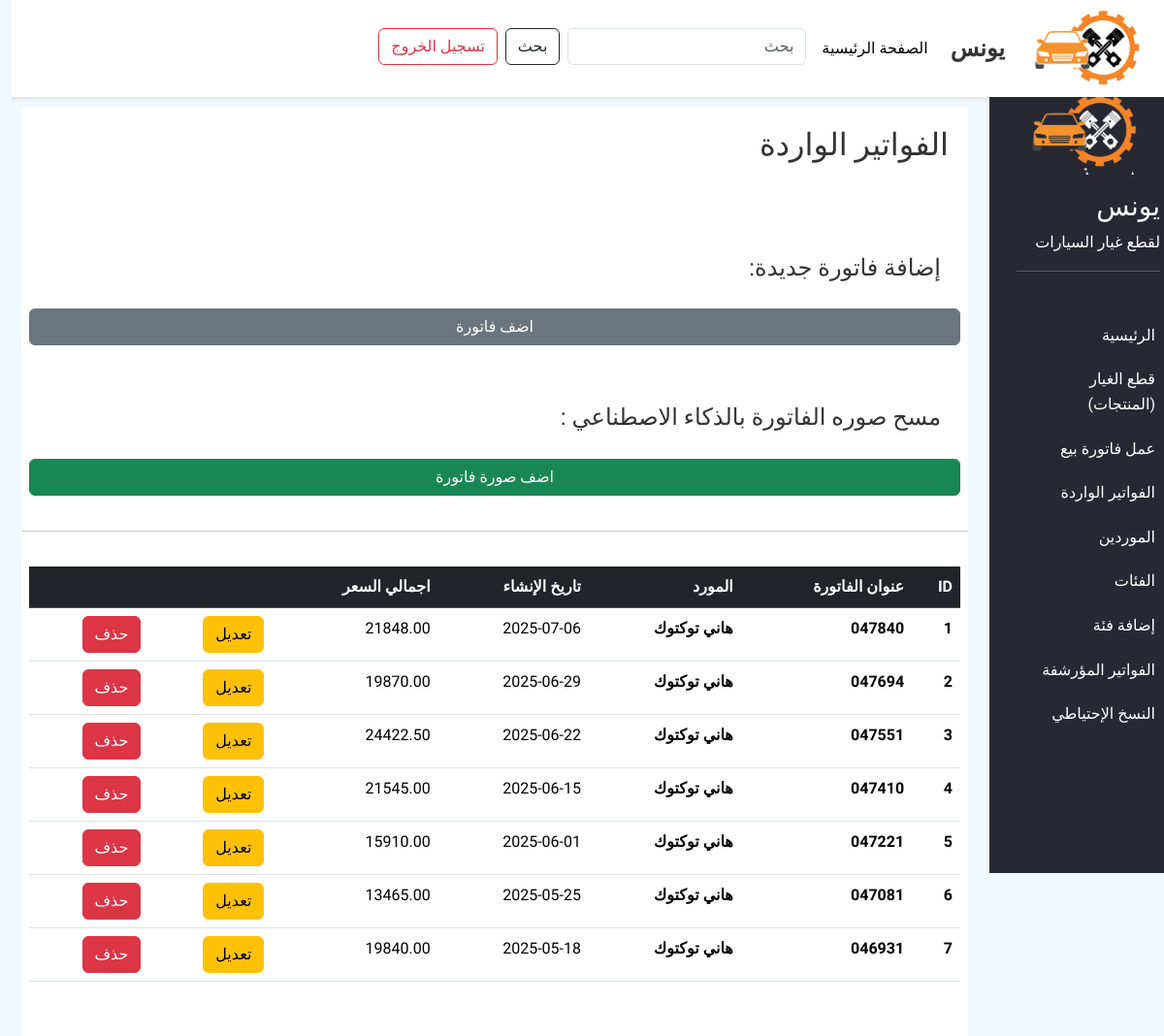
Page /income-bills (signed in) on the committed database.
### CSP_app/models.py (models this page shows, shortened)
class IncomeBill(models.Model):
    title = models.CharField(max_length=100)
    supplier = models.ForeignKey(Supplier, on_delete=models.CASCADE, related_name='income_bills')
    description = models.TextField()
    amount = models.DecimalField(max_digits=10, decimal_places=2, default=0)
    date = models.DateField(null=True, blank=True)
    created_at = models.DateTimeField(auto_now_add=True)

class Supplier(models.Model):
    name = models.CharField(max_length=100)
    address = models.CharField(max_length=200)
    phone = models.CharField(max_length=20)
    created_at = models.DateTimeField(auto_now_add=True, null=True)

### CSP_app/views.py (the view)
# urls.py: path('income-bills', views.income_bills, name='income_bills'),
def income_bills(request):
    income_bills = IncomeBill.objects.all()
    if 'search-bar' in request.GET:
        search = request.GET['search-bar']
        income_bills = income_bills.filter(title__icontains=search)
    return render(request, 'income_bills.html', {'income_bills': income_bills})

### templates/income_bills.html (shortened to what this page needs)
{% extends 'base.html' %}
{% block content %}
{% load custom_filters %}
<div class="col-lg-10">
    <div class="content">
        <h2 style="padding: 20px;">
            الفواتير الواردة
        </h2><br>
        <div class="row" style="padding: 20px;">
            <h4 style="padding: 20px;">إضافة فاتورة جديدة:</h4>
            <a class="btn btn-secondary" href="{% url 'add_income_bill' %}">اضف فاتورة</a>
        </div>
        <div class="row" style="padding: 20px;">
            <h4 style="padding: 20px;">مسح صوره الفاتورة بالذكاء الاصطناعي :</h4>
            <a class="btn btn-success" href="{% url 'upload_invoice_with_gemini' %}">اضف صورة فاتورة</a>
        </div>
        <hr>
        <div class="row" style="padding: 20px;">
            <table class="table table-hover">
            <thead>
                <tr class="table-dark">
                <th scope="col">ID</th>
                <th scope="col">عنوان الفاتورة</th>
                <th scope="col">المورد</th>
                <th scope="col">تاريخ الإنشاء</th>
                <th scope="col">اجمالي السعر</th>
                <th scope="col">&nbsp;</th>
                <th scope="col">&nbsp;</th>
                </tr>
            </thead>
            <tbody>
                {% for bill in income_bills %}
                    <tr>
                    <th onclick="window.location.href='{% url 'income_bill_item' bill.id %}';" style="cursor: pointer;" scope="row">{{bill.id}}</th>
                    <th onclick="window.location.href='{% url 'income_bill_item' bill.id %}';" style="cursor: pointer;" scope="row">{{bill.title}}</th>
                    <th onclick="window.location.href='{% url 'income_bill_item' bill.id %}';" style="cursor: pointer;" scope="row">{{bill.supplier.name}}</th>
                    {% if bill.date %}
                    <td onclick="window.location.href='{% url 'income_bill_item' bill.id %}';" style="cursor: pointer;">{{bill.date|date:'Y-m-d'}}</td>
                    {% else %}
                    <td onclick="window.location.href='{% url 'income_bill_item' bill.id %}';" style="cursor: pointer;">{{bill.created_at|date:'Y-m-d'}}</td>
                    {% endif %}
                    <td onclick="window.location.href='{% url 'income_bill_item' bill.id %}';" style="cursor: pointer;">{{bill.amount}}</td>
                    <td><a href="{% url 'edit_income_bill' bill.id %}" class="btn btn-warning">تعديل</a></td>
                    <td><button class="btn btn-danger" data-bs-toggle="modal" data-bs-target="#deleteModal">حذف</button></td>
                    </tr>
                {% endfor %}
            </tbody>
            </table>
        </div>
    </div>
</div>
{% endblock %}

### static/css/style.css (style rules this page uses)
* { margin: 0; padding: 0; }
html, body { height: 100%; width: 100%; font-family: "Alexandria", sans-serif; font-size: 16px; line-height: 1.6; background-color: rgb(242, 248, 255); color: #333; }
.content { margin: 10px; height: 100%; background-color: rgb(255, 255, 255); }

### rows in the picture
IncomeBill: title "047840", supplier.name "هاني توكتوك", date "2025-07-06", amount "21848.00"
IncomeBill: title "047694", supplier.name "هاني توكتوك", date "2025-06-29", amount "19870.00"
IncomeBill: title "047551", supplier.name "هاني توكتوك", date "2025-06-22", amount "24422.50"
IncomeBill: title "047410", supplier.name "هاني توكتوك", date "2025-06-15", amount "21545.00"
IncomeBill: title "047221", supplier.name "هاني توكتوك", date "2025-06-01", amount "15910.00"
IncomeBill: title "047081", supplier.name "هاني توكتوك", date "2025-05-25", amount "13465.00"
IncomeBill: title "046931", supplier.name "هاني توكتوك", date "2025-05-18", amount "19840.00"
